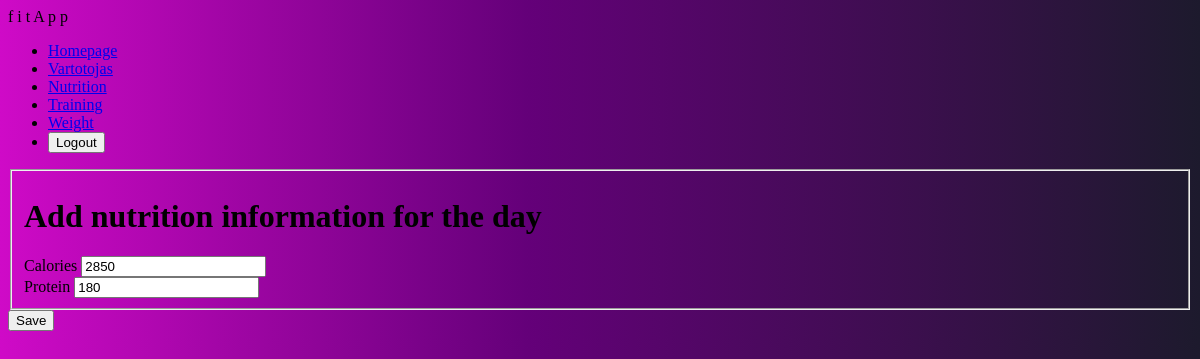
Page /fitness/nutrition/1/update (signed in) on the earlier database version.
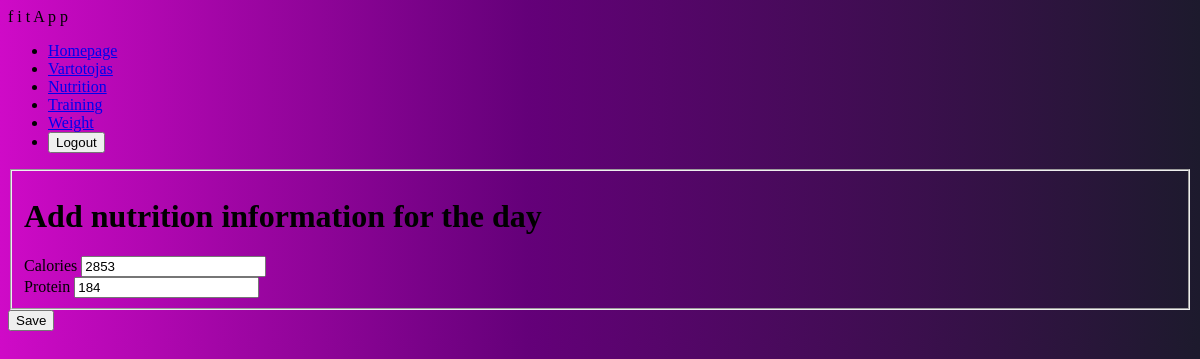
Same page on the later database version.
### fitness/models.py (models this page shows, shortened)
class DayOfEating(models.Model):
    date = models.DateField('Date', default=date.today)
    kcal = models.IntegerField('Calories', blank=True, null=True)
    protein = models.IntegerField('Protein', blank=True, null=True)
    athlete = models.ForeignKey(User, on_delete=models.SET_NULL, null=True, blank=True)
    class Meta:
        verbose_name = 'Day of eating'
        verbose_name_plural = 'Days of eating'

### fitness/views.py (the view, shortened to what this page needs)
# urls.py: path('nutrition/<int:pk>/update', views.DayOfEatingUpdateView.as_view(), name='nutrition-update'),
class DayOfEatingUpdateView(LoginRequiredMixin, UserPassesTestMixin, UpdateView):
    model = DayOfEating
    fields = ['kcal', 'protein']
    template_name = 'nutrition_add.html'
    def test_func(self):
        day = self.get_object()
        return self.request.user == day.athlete

### templates/nutrition_add.html (shortened to what this page needs)
{% extends "base.html" %}
{% load crispy_forms_tags %}
{% block content %}
    <div class="content-section">
    <form method="POST" action="" enctype="multipart/form-data">
        <fieldset class="form-group">
            <h1>Add nutrition information for the day</h1>
            {{ form|crispy }}
        </fieldset>
        <div class="form-group">
            <button type="submit">Save</button>
        </div>
    </form>
    </div>
{% endblock content %}

Differences in the rows shown:
changed DayOfEating: kcal "2850" → "2853"; protein "180" → "184"
